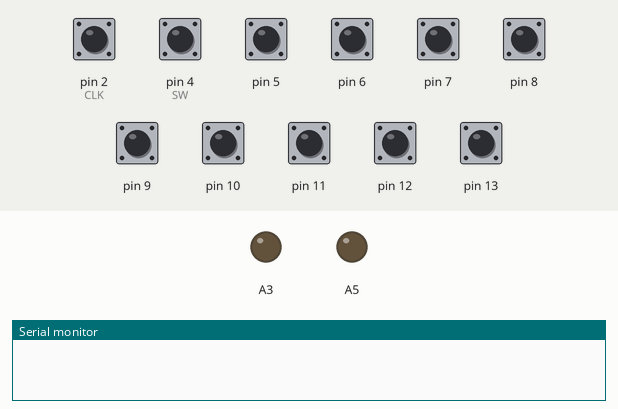
Recording of a sketch running on a simulated Arduino Uno, built with avr-gcc and run on an emulated ATmega328P. Parts: output pins drawn as LEDs (lit = HIGH), the last lines printed to the serial monitor. The inputs (shaded band) are chosen by the test bench; at power-on: pin 2 (CLK), pin 4 (SW), pin 5–13 HIGH.

Above: at 1.2 s.
1.3 s: pin 12 pulled LOW for 0.15 s
At 1.37 s:
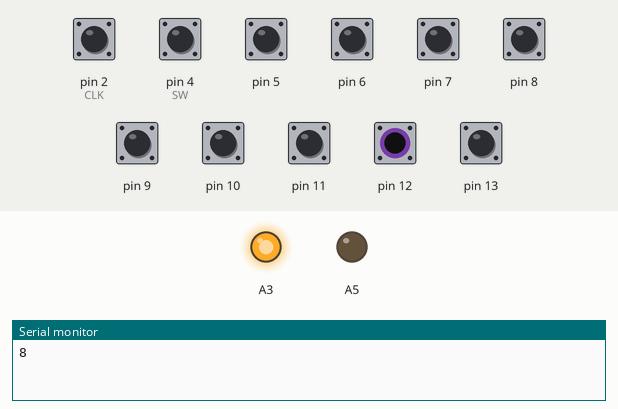
2.9 s: pin 13 pulled LOW for 0.15 s
At 2.97 s:
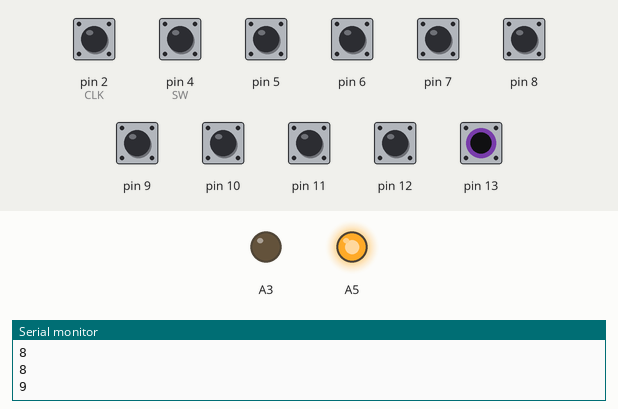
Timing chart, 0 to 5.9 s (numbered marks = the images above; inputs shaded):
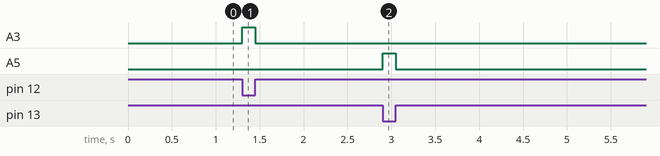

Measured:
- after the input at 1.3 s, A3: LOW → HIGH at once, → LOW 0.15 s later
- after the input at 2.9 s, A5: LOW → HIGH at once, → LOW 0.15 s later

The sketch:

buttonBoxNEW.ino
```cpp
#define CLK 2
#define DT 3
#define SW 4
#define DEBOUNCE_DELAY 50
#define BUTTON_DELAY 100

//rotor
int currentStateCLK;
int lastStateCLK;

unsigned long debounceAlavancas[] = {0, 0, 0, 0, 0, 0, 0, 0, 0, 0};

//matrizes de estados
int leituraAlavancas[] = {0, 0, 0, 0, 0, 0, 0, 0, 0, 0};
int estadosAlavancas[] = {0, 0, 0, 0, 0, 0, 0, 0, 0, 0};
int lastEstadoAlavancas[] = {0, 0, 0, 0, 0, 0, 0, 0, 0, 0};

void setup() {
  //ENCODER
  pinMode(CLK, INPUT);
  pinMode(DT, INPUT);
  pinMode(SW, INPUT_PULLUP);

  //LEDS
  pinMode(A3, OUTPUT);
  pinMode(A5, OUTPUT);

  //START THE SERIAL MONITOR
  Serial.begin(9600);

  //INITIALIZE
  lastStateCLK = digitalRead(CLK);

  //setup the button pins (3 -> 13)
  for (int i = 5; i < 14; ++i) {
    pinMode(i, INPUT_PULLUP);
  }
}

void loop() {
  //rotor
  currentStateCLK = digitalRead(CLK);

  if (currentStateCLK != lastStateCLK) {

    if (digitalRead(DT) != currentStateCLK) {
      Serial.println("R");
    }

    if (digitalRead(DT) == currentStateCLK) {
      Serial.println("L");
    }
  }


  //BOTOES NORMAIS

  for (int i = 4; i < 14; ++i) {
    leituraAlavancas[i - 4] = !digitalRead(i);
  }

  digitalWrite(A3, leituraAlavancas[8]);
  digitalWrite(A5, leituraAlavancas[9]);


  //DEBOUNCE EVERY BUTTON
  for (int i = 0; i < 10; ++i) {
    if (leituraAlavancas[i] != lastEstadoAlavancas[i]) {
      debounceAlavancas[i] = millis();
    }
    if ((millis() - debounceAlavancas[i]) > DEBOUNCE_DELAY) {
      if (leituraAlavancas[i] != estadosAlavancas[i]) {
        estadosAlavancas[i] = leituraAlavancas[i];

        if (estadosAlavancas[i]) {
          Serial.println(String(i));
          delay(BUTTON_DELAY);
        } else if ((i == 1 || i == 2 || i > 6 && i < 10) && !estadosAlavancas[i]) {
          Serial.println(String(i));
          delay(BUTTON_DELAY);
        }
      }
    }
    lastEstadoAlavancas[i] = leituraAlavancas[i];
  }

  lastStateCLK = currentStateCLK;
}
```
